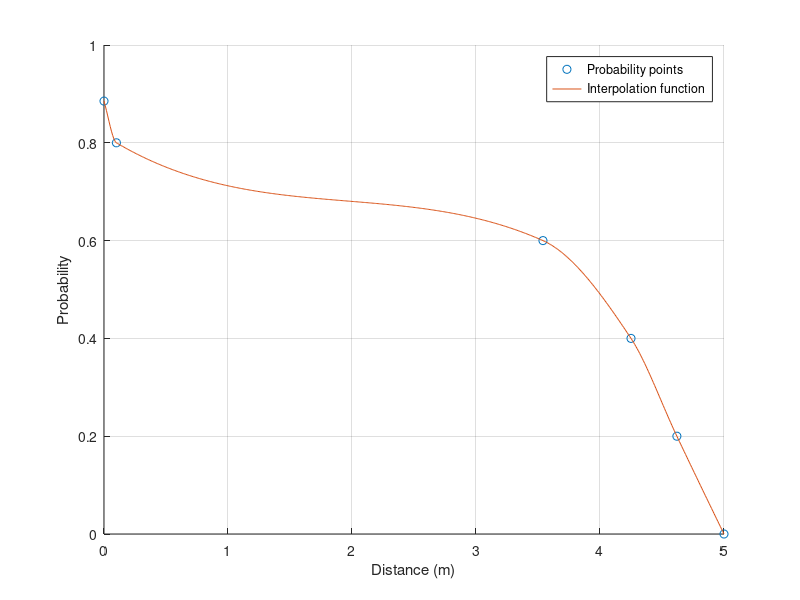

Write the MATLAB code that produced this figure.
prob = ([88.53 80 60 40 20 0]/100);
dista = [0 10 354 425 462 500]/100;
d = 0:0.01:5;
p = interp1 (dista, prob,d, 'pchip');

figure(1)
    hold on
    grid;
    plot(dista,prob, 'o')
    plot(d,p)
    legend('Probability points','Interpolation function')
    xlabel('Distance (m)');
    ylabel('Probability');
    